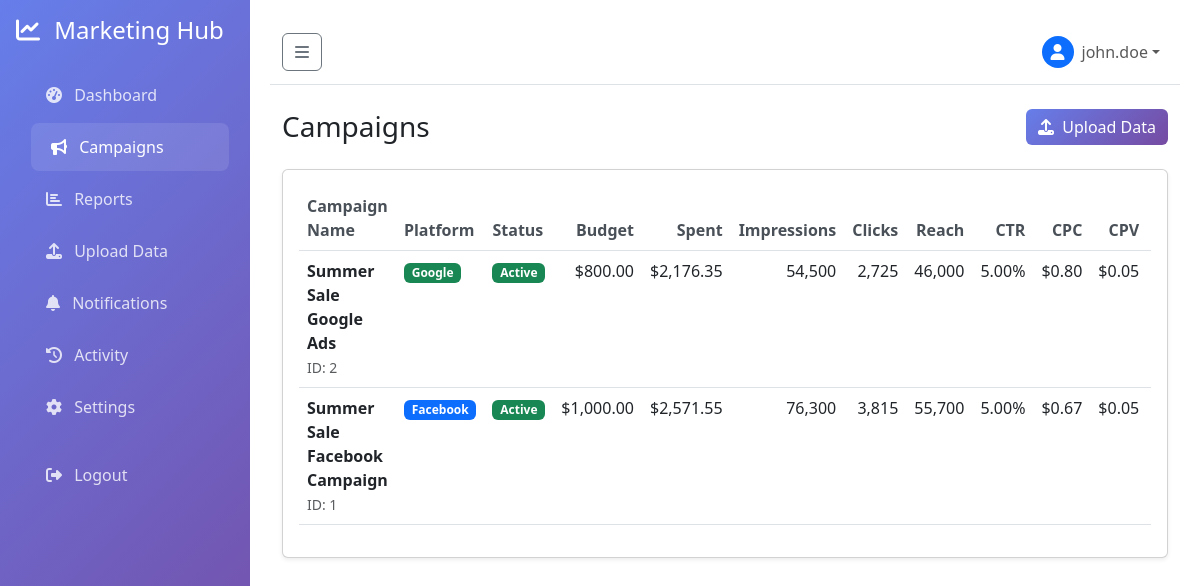
Before: /campaigns (signed in) with the older database file.
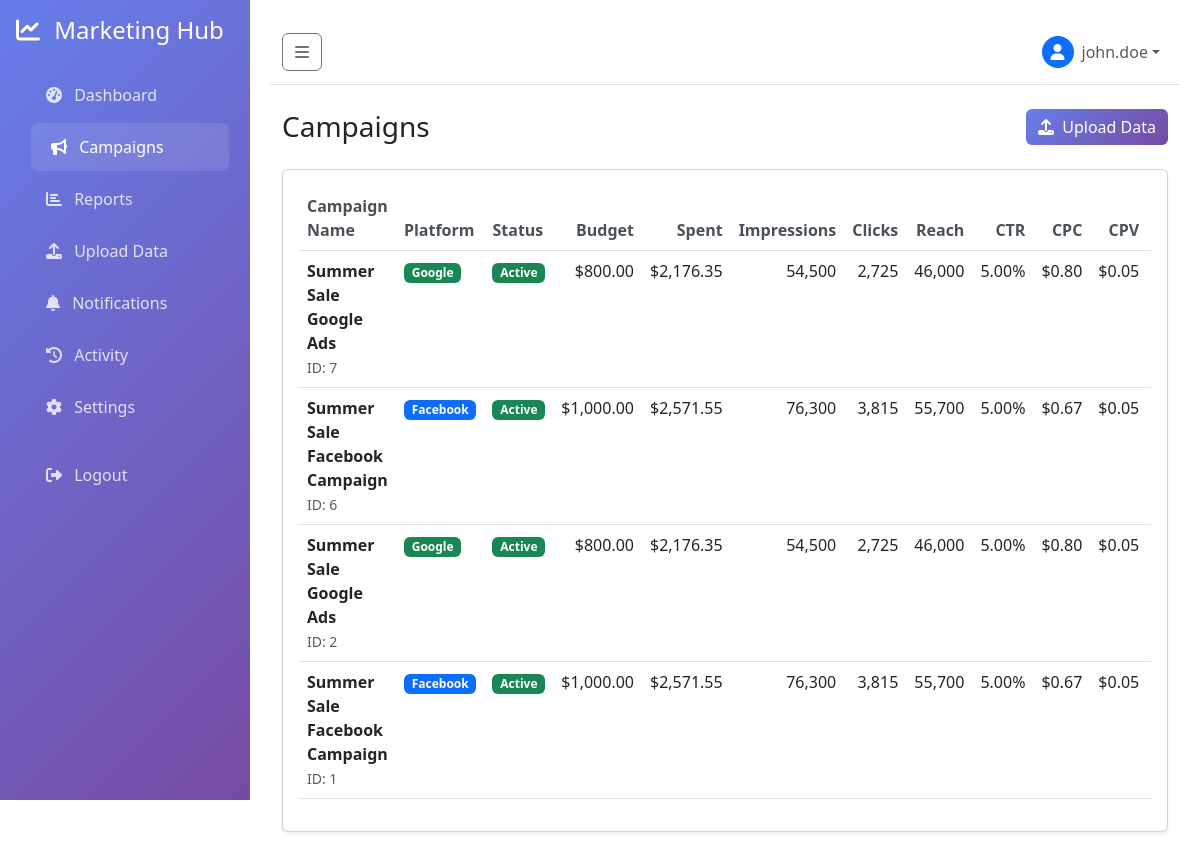
After: the same page with the newer database file.
### models.py (models this page shows, shortened)
class Campaign(db.Model):
    __tablename__ = 'campaigns'
    id = db.Column(db.Integer, primary_key=True)
    name = db.Column(db.String(200), nullable=False)
    platform = db.Column(db.String(50), nullable=False)  # Facebook, Google, ShareIT
    status = db.Column(db.String(50), default='Pending')  # Pending, In-Progress, Completed
    budget = db.Column(db.Float, default=0.0)
    spent = db.Column(db.Float, default=0.0)
    impressions = db.Column(db.Integer, default=0)
    clicks = db.Column(db.Integer, default=0)
    reach = db.Column(db.Integer, default=0)
    ctr = db.Column(db.Float, default=0.0)  # Click-through rate
    cpm = db.Column(db.Float, default=0.0)  # Cost per mille
    cpc = db.Column(db.Float, default=0.0)  # Cost per click
    cpv = db.Column(db.Float, default=0.0)  # Cost per view
    cpa = db.Column(db.Float, default=0.0)  # Cost per acquisition
    created_at = db.Column(db.DateTime, default=datetime.utcnow)
    updated_at = db.Column(db.DateTime, default=datetime.utcnow, onupdate=datetime.utcnow)
    user_id = db.Column(db.Integer, db.ForeignKey('users.id'), nullable=False)

### routes.py (the view)
@app.route('/campaigns')
@login_required
def campaigns():
    campaigns = Campaign.query.filter_by(user_id=current_user.id).order_by(Campaign.updated_at.desc()).all()
    log_activity('campaigns_view', 'Viewed campaigns list')
    return render_template('campaigns.html', campaigns=campaigns)

### app.py (called while the page is built)
@login_manager.user_loader
def load_user(user_id):
    from models import User
    return User.query.get(int(user_id))

### models.py (called while the page is built)
    def get_full_name(self):
        if self.first_name and self.last_name:
            return f"{self.first_name} {self.last_name}"
        return self.username

### routes.py (called while the page is built)
def log_activity(action, description=None):
    if current_user.is_authenticated:
        log = ActivityLog(
            user_id=current_user.id,
            action=action,
            description=description,
            ip_address=request.remote_addr,
            user_agent=request.headers.get('User-Agent')
        )
        db.session.add(log)
        db.session.commit()

### templates/campaigns.html (shortened to what this page needs)
{% extends "base.html" %}
{% block content %}
<div class="container-fluid">
    <div class="d-flex justify-content-between align-items-center mb-4">
        <h1 class="h3 mb-0">Campaigns</h1>
        <a href="{{ url_for('upload_csv') }}" class="btn btn-primary">
            <i class="fas fa-upload me-1"></i> Upload Data
        </a>
    </div>
    {% if campaigns %}
    <div class="card shadow-sm">
        <div class="card-body">
            <div class="table-responsive">
                <table class="table table-hover">
                    <thead>
                        <tr>
                            <th>Campaign Name</th>
                            <th>Platform</th>
                            <th>Status</th>
                            <th class="text-end">Budget</th>
                            <th class="text-end">Spent</th>
                            <th class="text-end">Impressions</th>
                            <th class="text-end">Clicks</th>
                            <th class="text-end">Reach</th>
                            <th class="text-end">CTR</th>
                            <th class="text-end">CPC</th>
                            <th class="text-end">CPV</th>
                            <th class="text-end">CPM</th>
                        </tr>
                    </thead>
                    <tbody>
                        {% for campaign in campaigns %}
                        <tr>
                            <td>
                                <div class="fw-bold">{{ campaign.name }}</div>
                                <small class="text-muted">ID: {{ campaign.id }}</small>
                            </td>
                            <td>
                                <span class="badge {% if campaign.platform == 'Facebook' %}bg-primary{% elif campaign.platform == 'Google' %}bg-success{% elif campaign.platform == 'ShareIT' %}bg-warning{% else %}bg-secondary{% endif %}">
                                    {{ campaign.platform }}
                                </span>
                            </td>
                            <td>
                                <span class="badge {% if campaign.status == 'Active' %}bg-success{% elif campaign.status == 'Paused' %}bg-warning text-dark{% elif campaign.status == 'Completed' %}bg-info{% else %}bg-secondary{% endif %}">
                                    {{ campaign.status }}
                                </span>
                            </td>
                            <td class="text-end">${{ "{:,.2f}".format(campaign.budget) }}</td>
                            <td class="text-end">${{ "{:,.2f}".format(campaign.spent) }}</td>
                            <td class="text-end">{{ "{:,}".format(campaign.impressions) }}</td>
                            <td class="text-end">{{ "{:,}".format(campaign.clicks) }}</td>
                            <td class="text-end">{{ "{:,}".format(campaign.reach) }}</td>
                            <td class="text-end">{{ "%.2f"|format(campaign.ctr) }}%</td>
                            <td class="text-end">${{ "%.2f"|format(campaign.cpc) }}</td>
                            <td class="text-end">${{ "%.2f"|format(campaign.cpv) }}</td>
                            <td class="text-end">${{ "%.2f"|format(campaign.cpm) }}</td>
                        </tr>
                        {% endfor %}
                    </tbody>
                </table>
            </div>
        </div>
    </div>
    {% endif %}
</div>
{% endblock %}

Changed rows visible on the page:
added Campaign: name "Summer Sale Google Ads", id "7", platform "Google", status "Active", budget "800.00", spent "2,176.35", impressions "54,500", clicks "2,725", reach "46,000", ctr "5.00", cpc "0.80", cpv "0.05"
added Campaign: name "Summer Sale Facebook Campaign", id "6", platform "Facebook", status "Active", budget "1,000.00", spent "2,571.55", impressions "76,300", clicks "3,815", reach "55,700", ctr "5.00", cpc "0.67", cpv "0.05"
